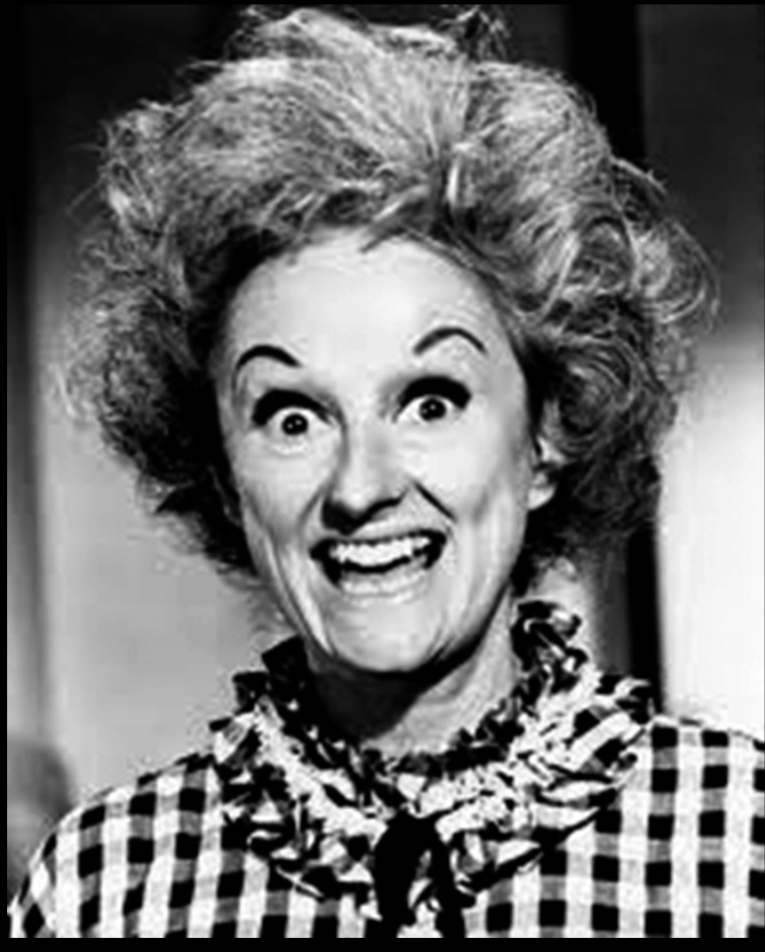
#> input picture dijital_goruntu_isleme/yogunluk_donusumleri/fotograflar/1.png, 765 x 952 px
$ python bit_duzlemi_dilimleme.py
#> lines starting #> are read from the running program, lines starting #| are printed output that depends on the picture; after the words box and inside, x2 and y2 are one past the last pixel; in counts of white or black regions, pixels touching at a corner belong together
### dijital_goruntu_isleme/yogunluk_donusumleri/utils.py
import numpy as np


def stack(*args):
    return np.hstack(args)


def rescale(foto):
    s = foto.astype(float)
    s -= np.min(s)
    s /= np.max(s)
    return (s*255).astype(np.uint8)

### dijital_goruntu_isleme/yogunluk_donusumleri/bit_duzlemi_dilimleme.py
import cv2
import matplotlib.pyplot as plt
import numpy as np

from utils import stack, rescale


# 0 <= bit_duzlemi <= 7
def bit_duzlemi_dilimleme(foto, bit_duzlemi):
    bit_foto = np.full_like(foto, 2**bit_duzlemi)
    return np.bitwise_and(foto, bit_foto)


def foto_sikistirma(foto, bit_duzlemleri):
    sikistirilmis_foto = np.zeros_like(foto)
    for bit_duzlemi in bit_duzlemleri:
        sikistirilmis_foto += bit_duzlemi_dilimleme(foto, bit_duzlemi)
    return sikistirilmis_foto


foto = cv2.imread("./fotograflar/1.png", 0)
#> foto is the input picture: shape (952, 765); min 0, max 255, mean 112.7

bit_duzlemleri = []
for bit_duzlemi in range(8):
    bit_foto = bit_duzlemi_dilimleme(foto, bit_duzlemi)
    print("bit duzlemi: ", bit_duzlemi+1, "essiz degerler: ", np.unique(bit_foto))
    bit_foto = rescale(bit_foto)
    bit_duzlemleri.append(bit_foto)
#> this loop made 8 passes
#| bit duzlemi:  1 essiz degerler:  [0 1]
#| bit duzlemi:  2 essiz degerler:  [0 2]
#| bit duzlemi:  3 essiz degerler:  [0 4]
#| bit duzlemi:  4 essiz degerler:  [0 8]
#| bit duzlemi:  5 essiz degerler:  [ 0 16]
#| bit duzlemi:  6 essiz degerler:  [ 0 32]
#| bit duzlemi:  7 essiz degerler:  [ 0 64]
#| bit duzlemi:  8 essiz degerler:  [  0 128]
#> pass 1, `bit_foto = bit_duzlemi_dilimleme(foto, bit_duzlemi)`:
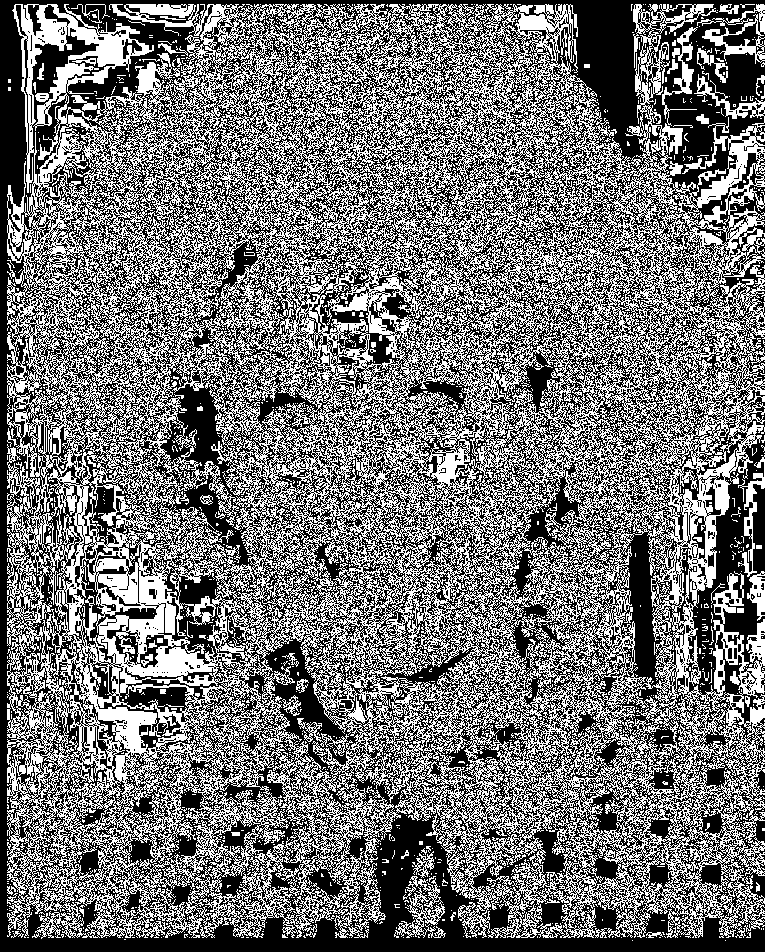
#> bit_foto: shape (952, 765); values 0 (black) and 1 (white), 45.5% white in thin lines or dots
#> after the loop:
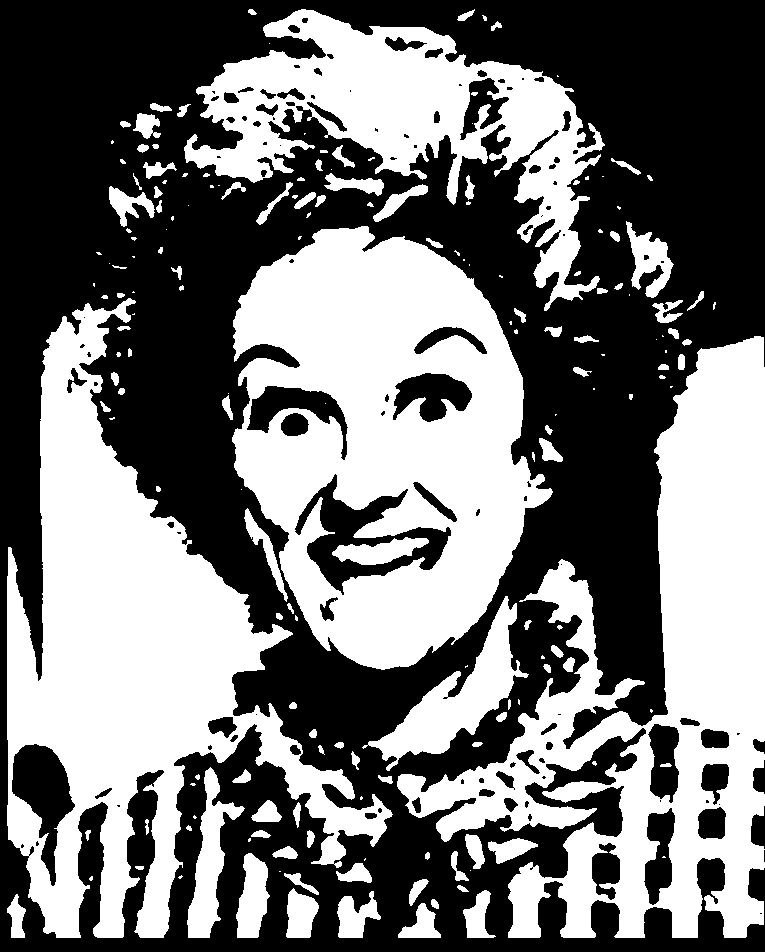
#> bit_foto: shape (952, 765); 45.6% white; 184 white regions (68 under 20 px), largest, box (x1, y1, x2, y2) and area: (7, 298, 393, 938) 88550, (232, 226, 553, 670) 84769, (397, 336, 765, 938) 82009
#> after the loop, bit_duzlemleri = 8 items


bit_duzlemleri = bit_duzlemleri[::-1]

satir1 = stack(foto, bit_duzlemleri[0], bit_duzlemleri[1])
satir2 = stack(bit_duzlemleri[2], bit_duzlemleri[3], bit_duzlemleri[4])
#> in stack (call 2), `return np.hstack(args)`: returned value: shape (952, 2295); 45.1% white; 2753 white regions (2209 under 20 px), largest, box (x1, y1, x2, y2) and area: (1537, 4, 2295, 938) 319997, (772, 4, 1530, 938) 307697, (7, 4, 765, 938) 292644
satir3 = stack(bit_duzlemleri[5], bit_duzlemleri[6], bit_duzlemleri[7])
#> in stack (call 3), `return np.hstack(args)`:
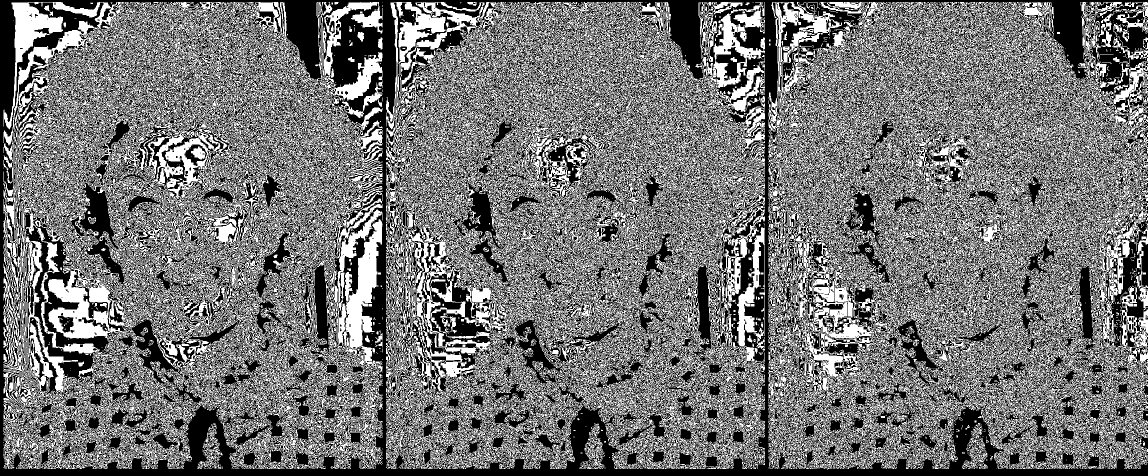
#> returned value: shape (952, 2295) (shown at 1/2 size); 45.4% white in thin lines or dots


grid = np.vstack((satir1, satir2, satir3))
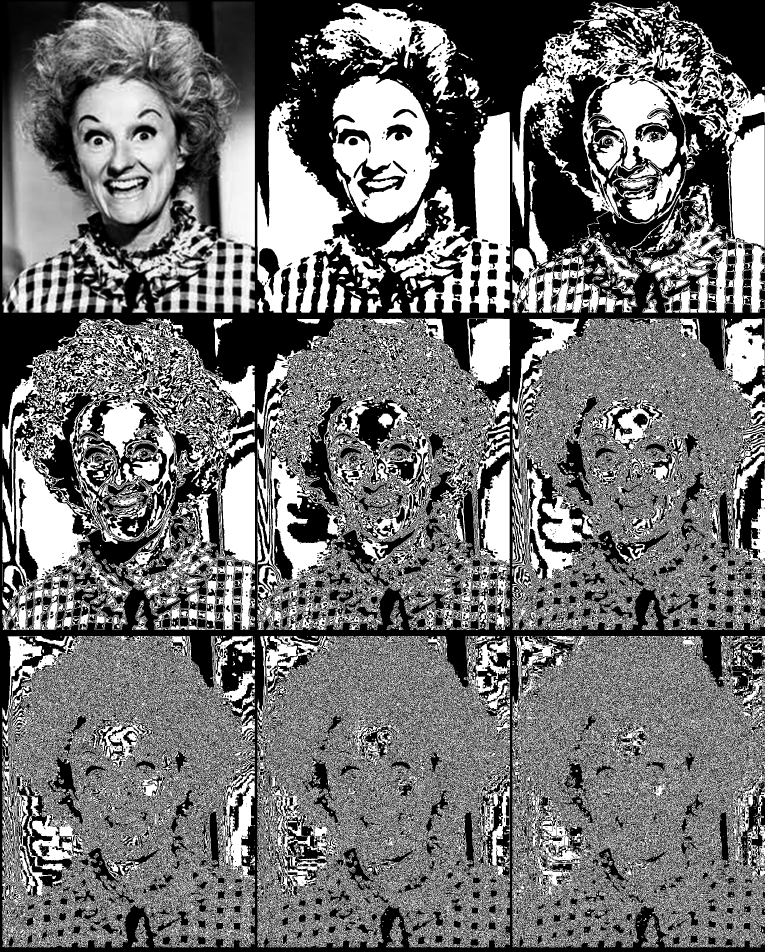
#> grid: shape (2856, 2295) (shown at 1/3 size); min 0, max 255, mean 113.8

# plt.imshow(grid, cmap="gray")
# plt.show()

sfoto1 = foto_sikistirma(foto, [7, 6])
#> in foto_sikistirma, `sikistirilmis_foto = np.zeros_like(foto)`: sikistirilmis_foto: shape (952, 765); every value is 0
sfoto2 = foto_sikistirma(foto, [7, 6, 5, 4])
sfoto3 = foto_sikistirma(foto, [7, 6, 5, 4, 3, 2])
sfoto4 = foto_sikistirma(foto, [7, 6, 5, 4, 3, 2, 1, 0])


cv2.imwrite("./fotograflar/bit_8_7.png", sfoto1)
cv2.imwrite("./fotograflar/bit_8_7_6_5.png", sfoto2)
cv2.imwrite("./fotograflar/bit_8_7___3.png", sfoto3)
cv2.imwrite("./fotograflar/bit_8_7____1.png", sfoto4)


print("sfoto4 == foto: ", np.array_equal(foto, sfoto4))
#| sfoto4 == foto:  True


satir1 = stack(sfoto1, sfoto2)
#> in stack (call 4), `return np.hstack(args)`:
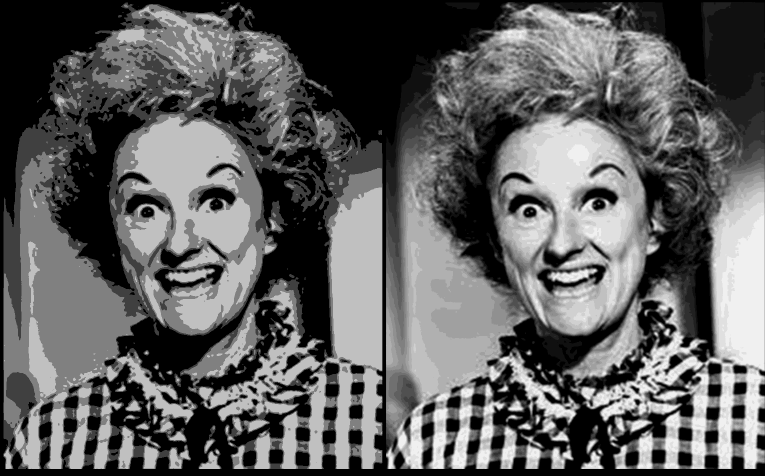
#> returned value: shape (952, 1530) (shown at 1/2 size); min 0, max 240, mean 95
satir2 = stack(sfoto3, sfoto4)
#> in stack (call 5), `return np.hstack(args)`:
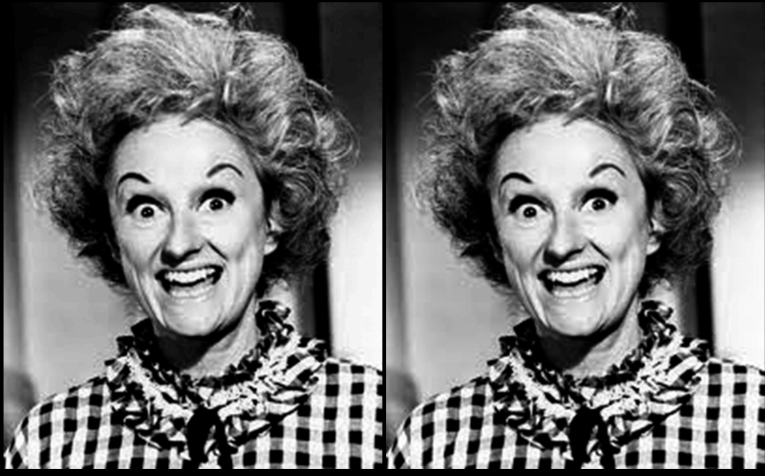
#> returned value: shape (952, 1530) (shown at 1/2 size); min 0, max 255, mean 112

grid = np.vstack((satir1, satir2))
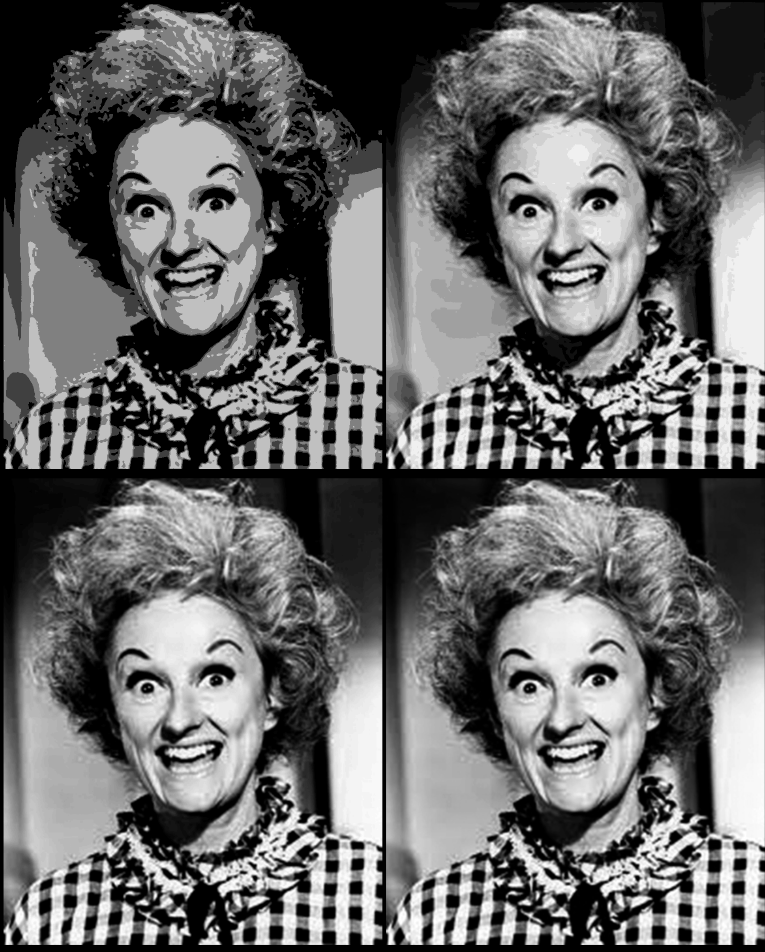
#> grid: shape (1904, 1530) (shown at 1/2 size); min 0, max 255, mean 103.5

plt.imshow(grid, cmap="gray")
plt.show()

$ run again, with dijital_goruntu_isleme/yogunluk_donusumleri/fotograflar/aortic_angiogram.tif saved as dijital_goruntu_isleme/yogunluk_donusumleri/fotograflar/1.png
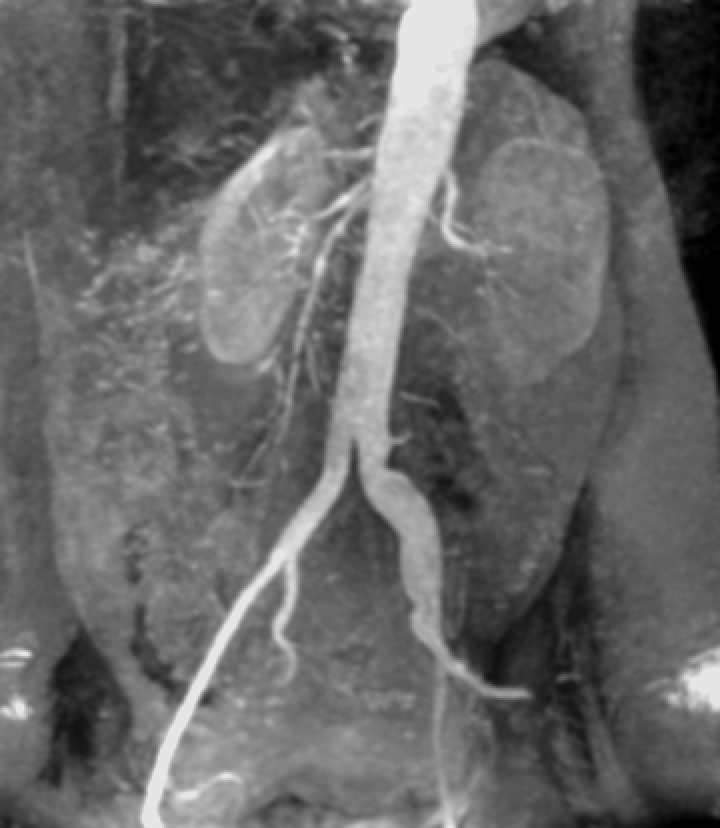
#> input picture dijital_goruntu_isleme/yogunluk_donusumleri/fotograflar/aortic_angiogram.tif, 720 x 828 px
#> foto is the input picture: shape (828, 720); min 0, max 230, mean 103.5
#> the loop `for bit_duzlemi in range(8):` made 8 passes
#| bit duzlemi:  1 essiz degerler:  [0 1]
#| bit duzlemi:  2 essiz degerler:  [0 2]
#| bit duzlemi:  3 essiz degerler:  [0 4]
#| bit duzlemi:  4 essiz degerler:  [0 8]
#| bit duzlemi:  5 essiz degerler:  [ 0 16]
#> (further printed lines are left out)
#> after the loop `for bit_duzlemi in range(8):`:
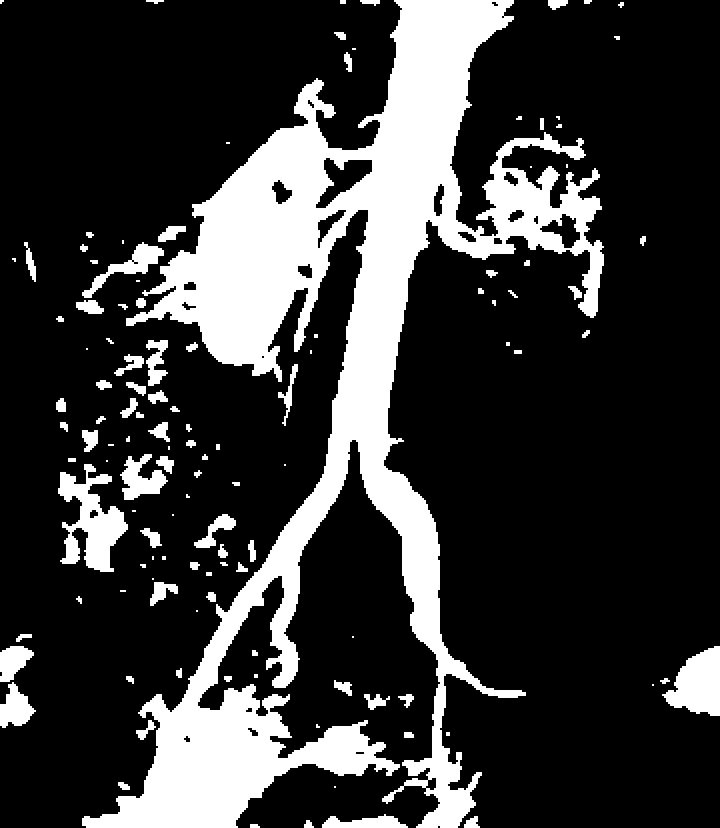
#> bit_foto: shape (828, 720); 22% white; 121 white regions (31 under 20 px), largest, box (x1, y1, x2, y2) and area: (82, 0, 604, 828) 112004, (58, 464, 128, 572) 3640, (662, 646, 720, 716) 2620
#> after the loop `for bit_duzlemi in range(8):`: bit_duzlemleri = 8 items
#| sfoto4 == foto:  True
#> `grid = np.vstack((satir1, satir2))`:
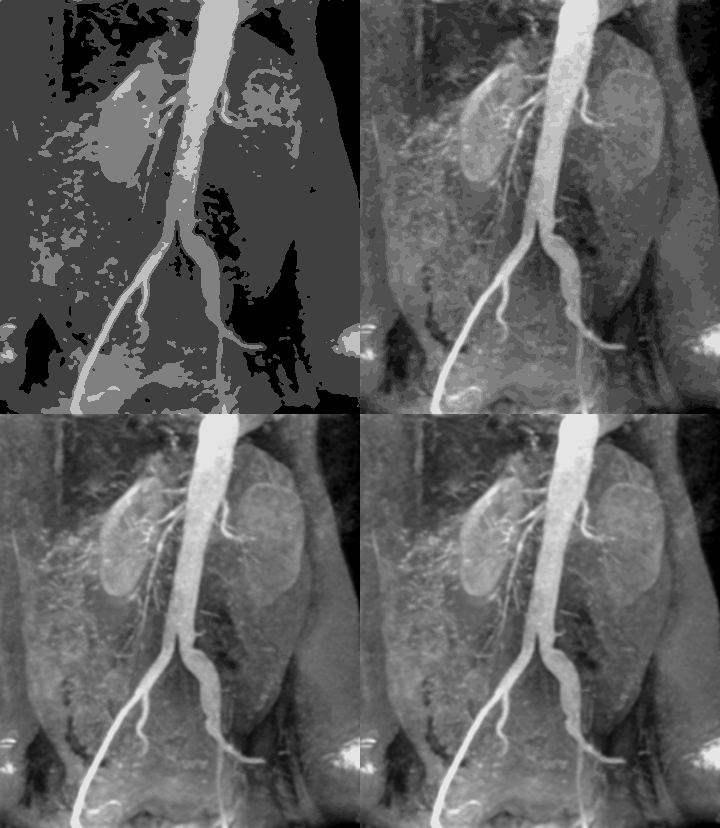
#> grid: shape (1656, 1440) (shown at 1/2 size); min 0, max 230, mean 93.4
